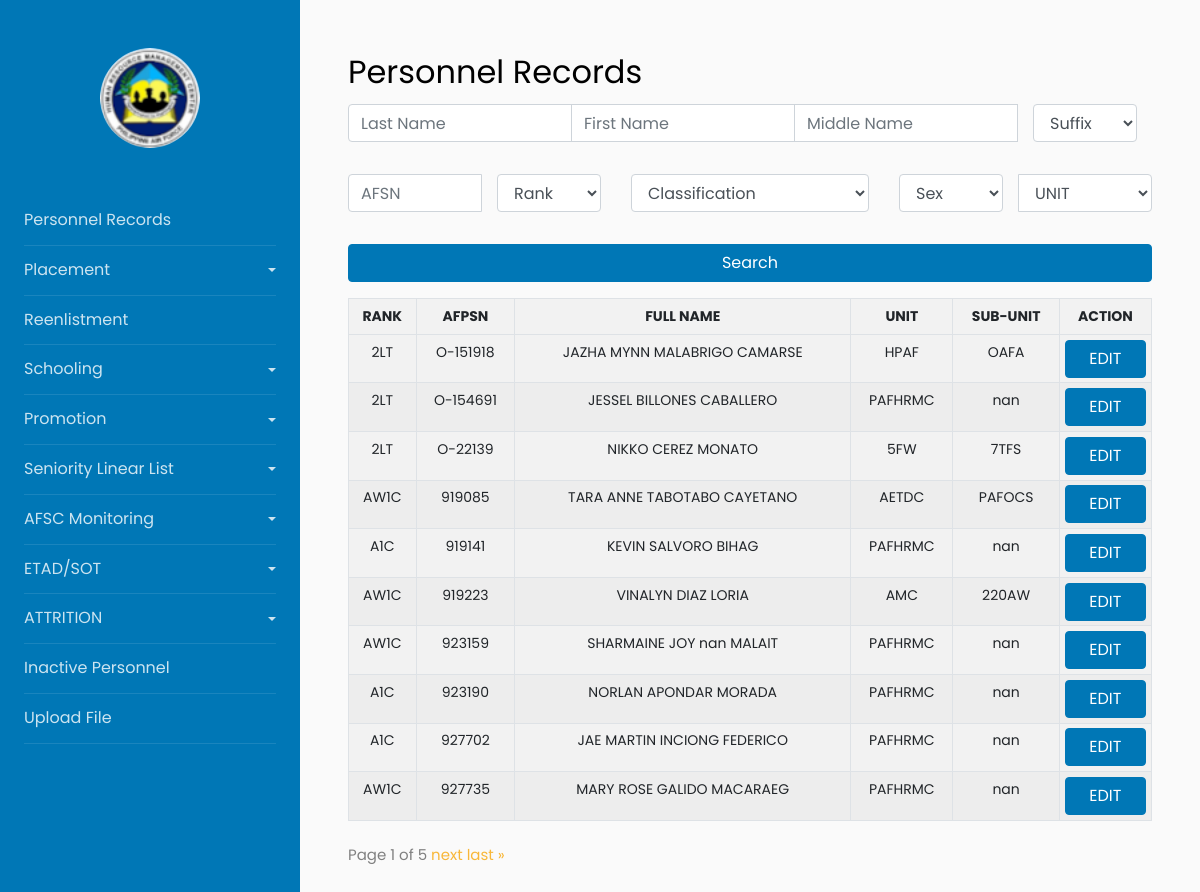
/, run on an earlier commit of the app's database.
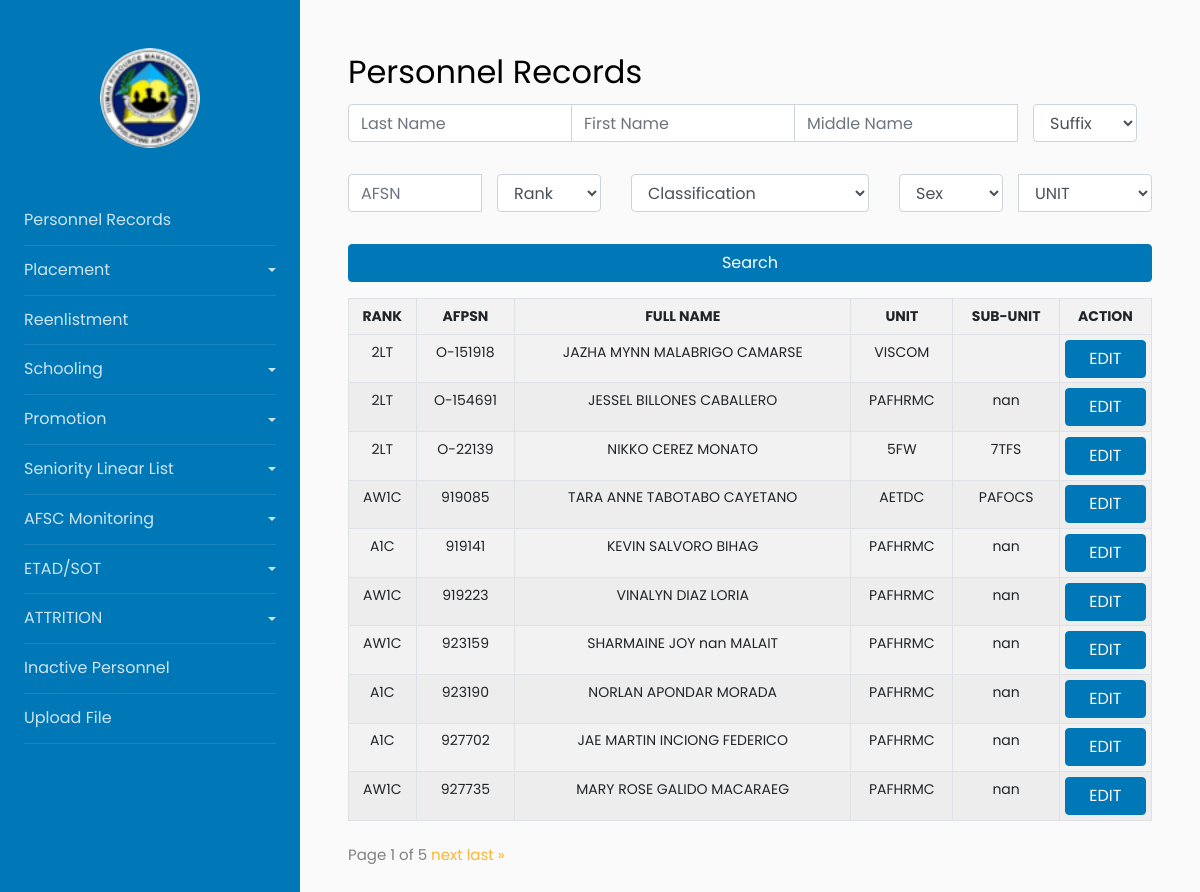
And on a later commit of the database.
### myapp/models.py (models this page shows, shortened)
class PersonnelItem(models.Model):
    RANK = models.CharField(max_length=200)
    LAST_NAME = models.CharField(max_length=200)
    FIRST_NAME = models.CharField(max_length=200)
    MIDDLE_NAME = models.CharField(max_length=200)
    EXTENSION_NAME = models.CharField(max_length=200, blank=True, null=True)
    SERIAL_NUMBER = models.CharField(max_length=200)
    BOS = models.CharField(max_length=200)
    SEX = models.CharField(max_length=10)
    BIRTHDAY = models.DateField()
    CONTACT_NUMBER = models.CharField(max_length=200, blank=True, null=True)
    ADDRESS = models.CharField(max_length=200, blank=True, null=True)
    CLASSIFICATION = models.CharField(max_length=200)
    CATEGORY = models.CharField(max_length=200)
    SOURCE_OF_ENLISTMENT_COMMISION =models.CharField(max_length=200)
    PILOT_RATED_NON_RATED = models.CharField(max_length=200, blank=True, null=True)
    AFSC = models.CharField(max_length=200, blank=True, null=True)
    HIGHEST_PME_COURSES = models.CharField(max_length=200, blank=True, null=True)
    EFFECTIVE_DATE_APPOINTMENT = models.DateField()
    EFFECTIVE_DATE_ENTERED = models.DateField()
    DATE_LAST_PROMOTION_APPOINTMENT = models.DateField(max_length=200, blank=True, null=True)
    UNIT = models.CharField(max_length=200, blank=True, null=True)
    SUB_UNIT = models.CharField(max_length=200, blank=True, null=True)
    DATE_1ST_TRANCH_REENLISTMENT = models.DateField(max_length=200, blank=True, null=True)
    DATE_2ND_TRANCH_REENLISTMENT = models.DateField(max_length=200, blank=True, null=True)

### myapp/views.py (the view)
# urls.py: path('', views.index, name='index'),
def index(request):
    last_name_query = request.GET.get('last_name')
    first_name_query = request.GET.get('first_name')
    middle_name_query = request.GET.get('middle_name')
    suffix_query = request.GET.get('suffix')
    afsn_query = request.GET.get('afsn')
    rank_query = request.GET.get('rank')
    classification_query = request.GET.get('classification')
    sex_query = request.GET.get('sex')
    unit_query = request.GET.get('unit')
    filters = Q()
    if last_name_query:
        filters &= Q(LAST_NAME__icontains=last_name_query)
    if first_name_query:
        filters &= Q(FIRST_NAME__icontains=first_name_query)
    if middle_name_query:
        filters &= Q(MIDDLE_NAME__icontains=middle_name_query)
    if suffix_query and suffix_query != "Suffix":
        filters &= Q(EXTENSION_NAME__icontains=suffix_query)
    if afsn_query:
        filters &= Q(SERIAL_NUMBER__icontains=afsn_query)  # Change this to 'SERIAL_NUMBER'
    if rank_query and rank_query != "Rank":
        filters &= Q(RANK__icontains=rank_query)
    if classification_query and classification_query != "Classification":
        filters &= Q(CLASSIFICATION__icontains=classification_query)
    if sex_query and sex_query != "Sex":
        filters &= Q(SEX__icontains=sex_query)
    if unit_query:
        filters &= Q(UNIT__icontains=unit_query)
    persons = PersonnelItem.objects.filter(filters)
    paginator = Paginator(persons, 10)
    page_num = request.GET.get("page")
    persons = paginator.get_page(page_num)
    return render(request, 'myapp/index.html', {
        'persons': persons,
        'last_name_query': last_name_query,
        'first_name_query': first_name_query,
        'middle_name_query': middle_name_query,
        'suffix_query': suffix_query,
        'afsn_query': afsn_query,
        'rank_query': rank_query,
        'classification_query': classification_query,
        'sex_query': sex_query,
        'unit_query': unit_query,
    })

### myapp/templates/myapp/index.html (shortened to what this page needs)
{% extends 'Base/base.html' %}
{% block content %}
<h2>Personnel Records</h2>
{% include 'myapp/searchforms.html' %}
{% include 'myapp/tablewithPaginator.html' %}
{% endblock %}

### myapp/templates/Base/base.html (shortened to what this page needs)
<!DOCTYPE html>
<html lang="en">
<head>
</head>
<body>
    {% include 'Base/sidebar.html' %}
    <div id="content" class="p-4 p-md-5">
        <div class="contents">
            {% block content %}
            {% endblock %}
        </div>
    </div>
</body>
</html>

### myapp/templates/Base/sidebar.html (shortened to what this page needs)
<!doctype html>
<html lang="en">
  <head>
    {% load static %}
    <link rel="stylesheet" href="{% static 'css/style.css' %}">
  </head>
  <body>
	<div class="wrapper d-flex align-items-stretch">
			<nav id="sidebar">
				<div class="p-4 pt-5">
		  		<a href="" class="img logo rounded-circle mb-5" style="background-image: url(/static/img/logo.png);"></a>
                <ul class="list-unstyled components mb-5">
                    <li>
                        <a href="{% url 'index' %}">Personnel Records</a>
                  </li>
	          <li>
	            <a href="#homeSubmenu" data-toggle="collapse" aria-expanded="false" class="dropdown-toggle">Placement</a>
	          </li>
	          <li>
              <a href="{% url 'Tranche' %}">Reenlistment</a>
	          </li>
            <li>
                <a href="#schoolingSubmenu" data-toggle="collapse" aria-expanded="false" class="dropdown-toggle">Schooling</a>
            </li>
            <li>
                <a href="#promotionSubmenu" data-toggle="collapse" aria-expanded="false" class="dropdown-toggle">Promotion</a>
            </li>
            <li>
                <a href="#senioritySubmenu" data-toggle="collapse" aria-expanded="false" class="dropdown-toggle">Seniority Linear List</a>
            </li>
            <li>
                <a href="#afscSubmenu" data-toggle="collapse" aria-expanded="false" class="dropdown-toggle">AFSC Monitoring</a>
            </li>
            <li>
                <a href="#etadsotSubmenu" data-toggle="collapse" aria-expanded="false" class="dropdown-toggle">ETAD/SOT</a>
            </li>
            <li>
                <a href="#attritionSubmenu" data-toggle="collapse" aria-expanded="false" class="dropdown-toggle">ATTRITION</a>
            </li>
	        <li>
                <a href="{% url 'Inactive_Personnel' %}">Inactive Personnel</a>
	        </li>
            <li>
                <a href="{% url 'upload_excel' %}">Upload File</a>
            </li>
	        </ul>
	      </div>
    	</nav>
  </body>
</html>

### myapp/templates/myapp/searchforms.html (shortened to what this page needs)
<form>
  <div class="input-group mb-3">
    <input type="text" class="form-control" aria-label="Sizing example input" aria-describedby="inputGroup-sizing-default" name="last_name" placeholder="Last Name" {% if last_name_query %}value="{{ last_name_query }}"{% endif %}>
    <input type="text" class="form-control" aria-label="Sizing example input" aria-describedby="inputGroup-sizing-default" name="first_name" placeholder="First Name" {% if first_name_query %}value="{{ first_name_query }}"{% endif %}>
    <input type="text" class="form-control" aria-label="Sizing example input" aria-describedby="inputGroup-sizing-default" name="middle_name" placeholder="Middle Name" {% if middle_name_query %}value="{{ middle_name_query }}"{% endif %}>
    <div class="form-group col-md-2">
      <select id="inputState" name="suffix" class="form-control">
          <option value="Suffix" selected>Suffix</option>
      </select>
  </div>
  </div>
  <div class="input-group mb-3">
    <input type="text" class="form-control" aria-label="Sizing example input" aria-describedby="inputGroup-sizing-default" name="afsn" placeholder="AFSN" {% if afsn_query %}value="{{ afsn_query }}"{% endif %}>
      <div class="form-group col-md-2">
        <select id="inputState" name = "rank" class="form-control">
          <option selected>Rank</option>
        </select>
      </div>
      <div class="form-group col-md-4">
          <select id="classification_search" class="form-control">
            <option selected>Classification</option>
          </select>
      </div>
      <div class="form-group col-md-2">
          <select id="sex_search" name="sex" class="form-control">
            <option selected>Sex</option>
          </select>
      </div>
      <select name="unit_search" class="form-control">
        <option selected>UNIT</option>
      </select>
    </div>
  <div class="form-group">
      <button type="submit" class="btn btn-primary">Search</button>
  </div>
</form>

### myapp/templates/myapp/tablewithPaginator.html (shortened to what this page needs)
     <table class="table table-responsive-sm table-bordered table-striped table-sm">
      <tr>
          <th>RANK</th>
          <th>AFPSN</th>
          <th>FULL NAME</th>
          <th>UNIT</th>
          <th>SUB-UNIT</th>
          <th>ACTION</th>
      </tr>
      {% for person in persons %}
      <tr>
        <td>{{ person.RANK }}</td>
        <td>{{ person.SERIAL_NUMBER }}</td>
        <td>{{ person.FIRST_NAME}} {{person.MIDDLE_NAME}} {{person.LAST_NAME}}</td>
        <td>{{ person.UNIT }}</td>
        <td>{{ person.SUB_UNIT }}</td>
        <td>
        <button
                class="btn btn-primary openModalButton"
                data-rank="{{ person.RANK }}"
                data-lastname="{{ person.LAST_NAME }}"
                data-firstname="{{ person.FIRST_NAME }}"
                data-middlename="{{ person.MIDDLE_NAME }}"
                data-suffix="{{ person.EXTENSION_NAME }}"
                data-afpsn="{{ person.SERIAL_NUMBER }}"
                data-unit="{{ person.UNIT }}"
                data-subunit="{{ person.SUB_UNIT }}"
                data-birthday="{{ person.BIRTHDAY }}"
                data-contactnumber="{{ person.CONTACT_NUMBER }}"
                data-sex="{{ person.SEX }}"
                data-address="{{ person.ADDRESS }}"
                data-classification="{{ person.CLASSIFICATION }}"
                data-sourceofenlistmentcommission="{{ person.SOURCE_OF_ENLISTMENT_COMMISION }}"
                data-category="{{ person.CATEGORY }}"
                data-afsc="{{ person.AFSC }}"
                data-highestpme="{{ person.HIGHEST_PME_COURSES }}"
                data-dateenteredmilitary="{{ person.EFFECTIVE_DATE_ENTERED }}"
                data-datelastpromotion="{{ person.DATE_LAST_PROMOTION_APPOINTMENT }}"
                data-lengthofservice="{{ person.LENGTH_OF_SERVICE }}"
                data-toggle="modal"
                data-target="#myModal">EDIT</button>
        </td>
    </tr>
      {% endfor %}
  </table>
  <div class="pagination">
    <span class="step-links">
        <span class="current">
            Page {{ persons.number }} of {{ persons.paginator.num_pages }}
        </span>
        {% if persons.has_next %}
            <a href="?page={{ persons.next_page_number }}">next</a>
            <a href="?page={{ persons.paginator.num_pages }}">last &raquo;</a>
        {% endif %}
    </span>
  </div>

What changed in the data, as far as the page shows it:
changed PersonnelItem "JAZHA MYNN": UNIT "HPAF" → "VISCOM"; SUB_UNIT "OAFA" → (not shown)
changed PersonnelItem "VINALYN": UNIT "AMC" → "PAFHRMC"; SUB_UNIT "220AW" → "nan"
